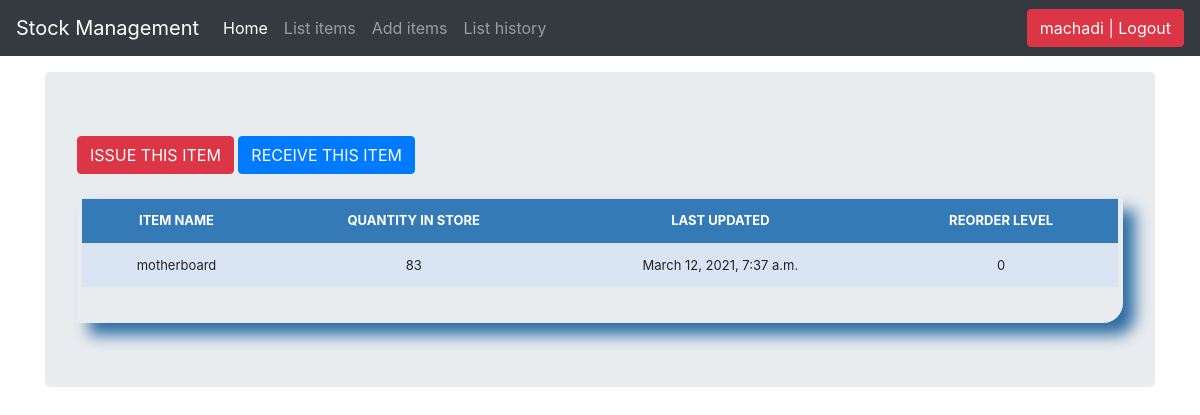
The page /stock_detail/2/ (signed in) on the database as committed earlier.
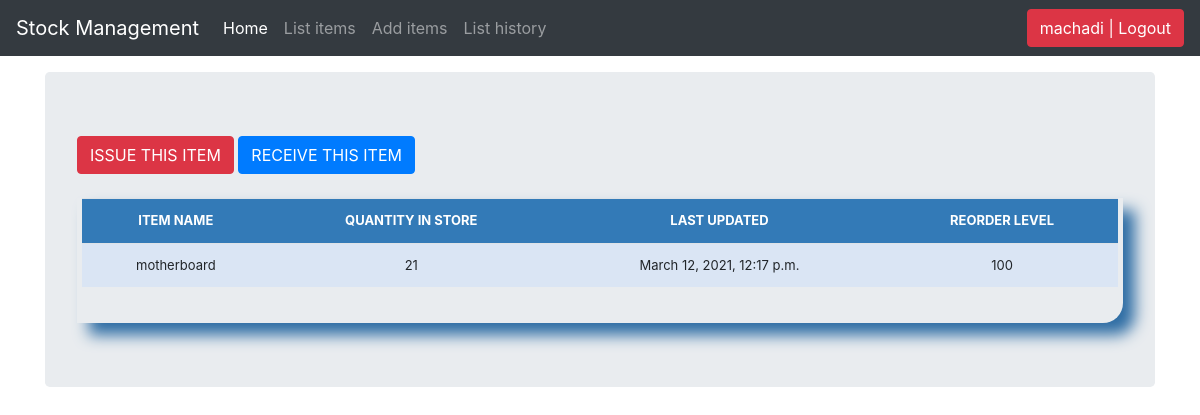
The same page on the database as committed later.
### store/models.py (models this page shows, shortened)
class Stock(models.Model):
    category = models.ForeignKey(Category, on_delete=models.CASCADE, blank=True, null=True)
    item_name = models.CharField(max_length=50, blank=True, null=True)
    quantity = models.IntegerField(default='0', blank=True, null=True)
    receive_quantity = models.IntegerField(default='0', blank=True, null=True)
    receive_by = models.CharField(max_length=50, blank=True, null=True)
    issue_quantity = models.IntegerField(default='0', blank=True, null=True)
    issue_by = models.CharField(max_length=50, blank=True, null=True)
    issue_to = models.CharField(max_length=50, blank=True, null=True)
    phone_number = models.CharField(max_length=9, blank=True, null=True)
    created_by = models.CharField(max_length=50, blank=True, null=True)
    reorder_level = models.IntegerField(default='0', blank=True, null=True)
    date_created = models.DateTimeField(auto_now_add = True, auto_now=False)
    last_updated = models.DateTimeField(auto_now_add=False, auto_now=True)

### store/views.py (the view)
# urls.py: path('stock_detail/<str:pk>/', views.stock_detail, name='stock_detail'),
@login_required
def stock_detail(request, pk):
    queryset = Stock.objects.get(id=pk)
    context = {
        "queryset" : queryset,
    }
    return render(request, "store/stock_detail.html", context)

### store/templates/store/stock_detail.html (shortened to what this page needs)
{% load static %}
{% load crispy_forms_tags %}
<!DOCTYPE html>
<html lang="en">
<head>
    <link rel="stylesheet" href="{% static 'css/stylesheet.css' %}">
    <link rel="stylesheet" href="{% static 'css/bootstrap.min.css' %}">
    <link rel="stylesheet" href="{% static 'css/navbar-top-fixed.css' %}">
</head>
<body>
    {% include 'store/navbar.html' %}
    <main role="main" class="container">
        <div class="jumbotron">
            <a href="{% url 'store:issue_items' queryset.id %}"><div class="btn btn-danger">ISSUE THIS ITEM</div></a>
            <a href="{% url 'store:receive_items' queryset.id %}"><div class="btn btn-primary">RECEIVE THIS ITEM</div></a>
            <br><br>
            <div class="display_table">
                <table class="table">
                    <tr>
                        <th>ITEM NAME</th>
                        <th>QUANTITY IN STORE</th>
                        <th>LAST UPDATED</th>
                        <th>REORDER LEVEL</th>
                    </tr>
                    <tr>
                        <td>{{queryset.item_name}}</td>
                        <td>{{queryset.quantity}}</td>
                        <td>{{queryset.last_updated}}</td>
                        <td>{{queryset.reorder_level}}</td>
                    </tr>
                </table>
            </div>
        </div>
    </main>
</body>
</html>

### store/templates/store/navbar.html (shortened to what this page needs)
<nav class="navbar navbar-expand-md navbar-dark fixed-top bg-dark">
    <a href="/" class="navbar-brand">Stock Management</a>
    <div class="collapse navbar-collapse" id="navbarCollapse">
        <ul class="navbar-nav mr-auto">
            <li class="nav-item active">
                <a href="/" class="nav-link">Home <span class="sr-only">(current)</span></a>
            </li>
            {% if request.user.is_authenticated %}
            <li class="nav-item">
                <a href="/list_items" class="nav-link">List items</a>
            </li>
            <li class="nav-item">
                <a href="/add_items" class="nav-link">Add items</a>
            </li>
            <li class="nav-item">
                <a href="/list_history" class="nav-link">List history</a>
            </li>
            {% endif %}
        </ul>
        <ul class="navbar-nav">
            {% if request.user.is_authenticated %}
            <li><a href="/accounts/logout"><button class="btn btn-danger">{{ user }} | Logout</button></a></li>
            {% else %}
            <li><a href="/accounts/login">Login</a></li>
            {% endif %}
        </ul>
    </div>
</nav>

### store/static/css/stylesheet.css (style rules this page uses)
body { background-color: #34eb6b; }
.table { font-size:13px; text-align: center; width:95%; margin:auto; }
.table tr:nth-child(odd) { background-color: #B8CAE4; }
.table tr:nth-child(even) { background-color: #dae5f4; }
th { background-color: #337ab7; color: white; }
.display_table { border-bottom-right-radius: 20px; padding-left: 5px; padding-right: 5px; padding-bottom: 20px; box-shadow: 12px 12px 15px #2e6da4; }

### store/static/css/navbar-top-fixed.css (style rules this page uses)
body { min-height: 75rem; padding-top: 4.5rem; }

Rows that differ between the two databases and show on the page:
changed Stock "motherboard": quantity "83" → "21"; last_updated "March 12, 2021, 7:37 a.m." → "March 12, 2021, 12:17 p.m."; reorder_level "0" → "100"
